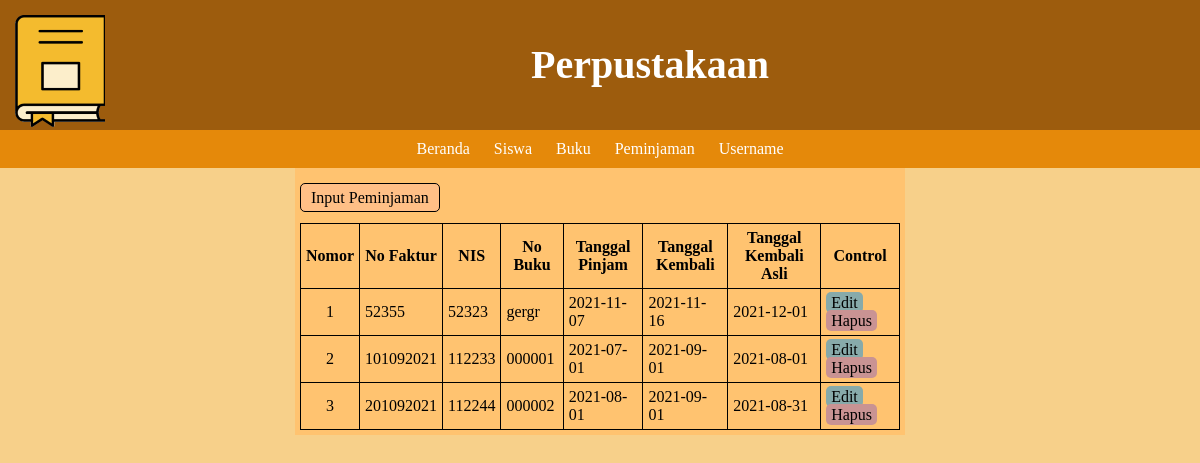
The page /?menu=Peminjaman on the database its author committed.
### tables this page shows
CREATE TABLE `peminjaman` (
  `No_faktur` int(11) NOT NULL,
  `NIS` varchar(6) NOT NULL,
  `No_buku` varchar(6) NOT NULL,
  `Tanggal_pinjam` date NOT NULL,
  `Tanggal_kembali` date NOT NULL,
  `Tanggal_kembali_asli` date NOT NULL
);

### peminjaman/peminjaman.php (the view, shortened to what this page needs)
 <?php
	include "config/koneksi.php";
?>
<!DOCTYPE html>
<html>
<head>
</head>
<body>
	<a class="btnLinkMaster" href="peminjaman/frm_pinjam.php">Input Peminjaman</a>
		<table border="1" width="100%" align="center">
	<tr>
		<th>Nomor</th>
		<th>No Faktur</th>
		<th>NIS</th>
		<th>No Buku</th>
		<th>Tanggal Pinjam</th>
		<th>Tanggal Kembali</th>
		<th>Tanggal Kembali Asli</th>
		<th>Control</th>
	</tr>
	<tr>
		<?php
		$no=1;
			$hasil = $konek ->query ("SELECT * FROM peminjaman");
				while ($row = $hasil -> fetch_assoc()){
		?>
		<tr>
				<td align="center"><?php echo $no; $no++;?></td>
				<td><?php echo $row['No_faktur']; ?></td>
				<td><?php echo $row['NIS']; ?></td>
				<td><?php echo $row['No_buku']; ?></td>
				<td><?php echo $row['Tanggal_pinjam']; ?></td>
				<td><?php echo $row['Tanggal_kembali']; ?></td>
				<td><?php echo $row['Tanggal_kembali_asli']; ?></td>
				<td><a id="btnEdit" href="peminjaman/frm_editpinjam.php?No_faktur=<?php echo $row['No_faktur'] ?>">Edit</a>
					<a id="btnHapus" href="peminjaman/hapuspinjam.php?No_faktur=<?php echo $row['No_faktur'] ?>">Hapus</a>
			</td>
			</tr>
		<?php
			}
		?>
</table>
</body>
</html>

### index.php (style rules this page uses)
body { margin: 0px; }
#data-content table { border: 1px solid black; border-collapse: collapse; width: 100%; }
#data-content th, td { border-bottom: 1px solid black; padding: 5px; border-right: 1px ; }
#btnEdit { padding: 2px 5px; background-color: #87AAAA; margin-right: 5px; border-radius: 5PX; text-decoration: none; color: black; }
#btnHapus { padding: 2px 5px; background-color: #c99393; margin-right: 5px; border-radius: 5PX; text-decoration: none; color: black; }
.btnLinkMaster { box-sizing: border-box; padding: 5px 10px; background-color: #FFBF86; color: black; margin-top: 5px; height: 50px; text-align: center; line-height: 50px; text-decoration: none; border-radius: 5px; border: solid 1px black; }

### rows shown on the page
peminjaman: No_faktur "52355", NIS "52323", No_buku "gergr", Tanggal_pinjam "2021-11-07", Tanggal_kembali "2021-11-16", Tanggal_kembali_asli "2021-12-01"
peminjaman: No_faktur "101092021", NIS "112233", No_buku "000001", Tanggal_pinjam "2021-07-01", Tanggal_kembali "2021-09-01", Tanggal_kembali_asli "2021-08-01"
peminjaman: No_faktur "201092021", NIS "112244", No_buku "000002", Tanggal_pinjam "2021-08-01", Tanggal_kembali "2021-09-01", Tanggal_kembali_asli "2021-08-31"
